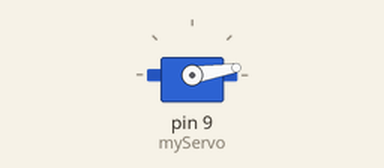
This sketch was run on a simulated Arduino Uno, built with avr-gcc and run on an emulated ATmega328P. On the bench: servo.

Above: at 0.15 s.
At 8.73 s:
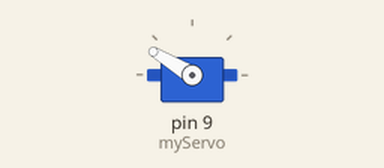
At 17.9 s:
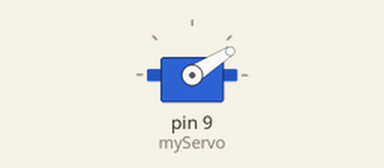
At 37.8 s:
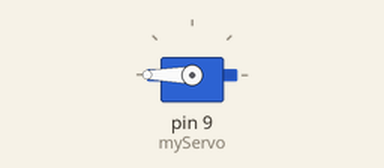
Timing chart, 0 to 40.0 s (numbered marks = the images above):
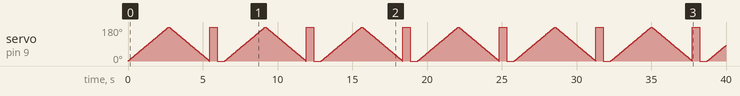

The sketch:

ServoDemo.ino
```cpp
#include <Servo.h>

// Create a Servo object
Servo myServo;

void setup() {
  // Attach the servo object to pin D9
  myServo.attach(9);
  Serial.begin(9600);
}

void loop() {
  // // Sweep the servo from 0 to 180 degrees
  for (int pos = 0; pos <= 180; pos++) {
    myServo.write(pos);       // Set servo position
    delay(15);                // Wait for the servo to mov e
  }

  // Sweep the servo back to 0 degrees
  for (int pos = 180; pos >= 0; pos--) {
    myServo.write(pos);       // Set servo position
    delay(15);                // Wait for the servo to move
  }
  myServo.write(180);       // Set servo position
  delay(500);
  myServo.write(0);       // Set servo position
  delay(500);
}
```
